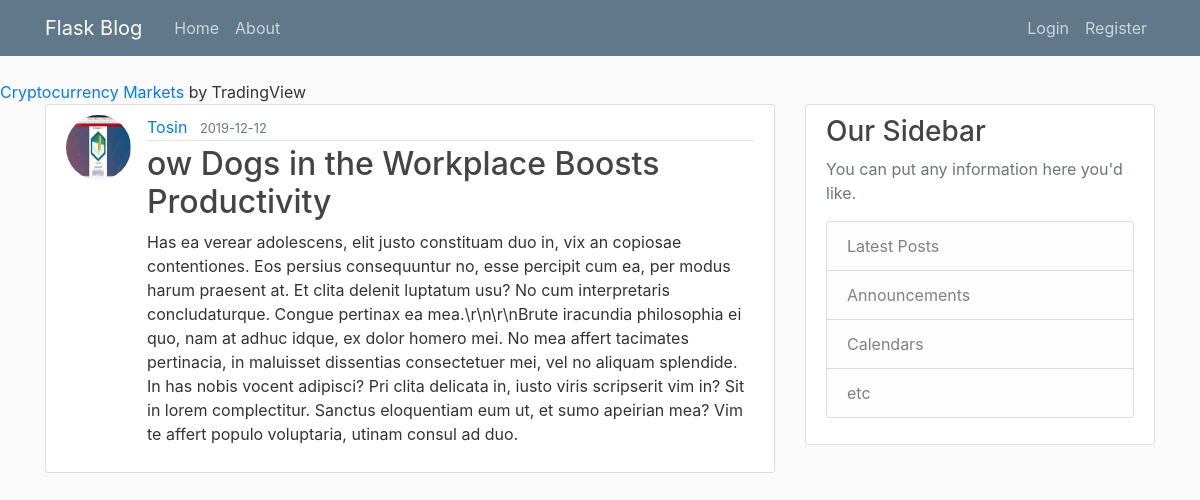
Page /post/13 on the committed database.
### flask_intro/models.py (models this page shows, shortened)
class User(db.Model, UserMixin):
    id = db.Column(db.Integer, primary_key=True)
    fname = db.Column(db.String(20), unique=False, nullable=False)
    lname = db.Column(db.String(20), unique=False, nullable=False)
    email = db.Column(db.String(120), unique=True, nullable=False)
    image_file = db.Column(db.String(20), nullable=False, default='default.png')
    password = db.Column(db.String(60), nullable=False)
    posts = db.relationship('Post', backref='author', lazy=True)

class Post(db.Model):
    id = db.Column(db.Integer, primary_key=True)
    title = db.Column(db.String(100), nullable=False)
    date_posted = db.Column(db.DateTime, nullable=False, default=datetime.utcnow)
    content = db.Column(db.Text, nullable=False)
    user_id = db.Column(db.Integer, db.ForeignKey('user.id'), nullable=False)

### flask_intro/posts/route.py (the view)
@posts.route('/post/<int:post_id>')
def post(post_id):
    post = Post.query.get_or_404(post_id)
    return render_template('post.html', title=post.title, post=post)

### flask_intro/templates/post.html (shortened to what this page needs)
{% extends "layout.html" %}
{% block content %}
        <article class="media content-section">
          <img class="rounded-circle article-img" src="{{ url_for('static', filename='profile_pic/' + post.author.image_file) }}">
          <div class="media-body">
            <div class="article-metadata">
              <a class="mr-2" href="{{ url_for('users.user_post', fname=post.author.fname) }}">{{ post.author.fname }}</a>
              <small class="text-muted">{{ post.date_posted.strftime('%Y-%m-%d') }}</small>
            </div>
            <h2 class="article-title"> {{ post.title }}</h2>
            <p class="article-content">{{ post.content }}</p>
          </div>
        </article>
{% endblock content %}

### flask_intro/static/main.css (style rules this page uses)
body { background: #fafafa; color: #333333; margin-top: 5rem; }
h1, h2, h3, h4, h5, h6 { color: #444444; }
.content-section { background: #ffffff; padding: 10px 20px; border: 1px solid #dddddd; border-radius: 3px; margin-bottom: 20px; }
.article-title { color: #444444; }
.article-content { white-space: pre-line; }
.article-img { height: 65px; width: 65px; margin-right: 16px; }
.article-metadata { padding-bottom: 1px; margin-bottom: 4px; border-bottom: 1px solid #e3e3e3 }

### rows in the picture
User: image_file (picture), author.fname "Tosin"
Post: date_posted "2019-12-12", title "ow Dogs in the Workplace Boosts Productivity", content "Has ea verear adolescens, elit justo constituam duo in, vix an copiosae contentiones. Eos persius consequuntur no, esse percipit cum ea, per modus harum praesent at. Et clita delenit luptatum usu? No cum interpretaris concludaturque. Congue pertinax ea mea.\\r\\n\\r\\nBrute iracundia philosophia ei quo, nam at adhuc idque, ex dolor homero mei. No mea affert tacimates pertinacia, in maluisset dissentias consectetuer mei, vel no aliquam splendide. In has nobis vocent adipisci? Pri clita delicata in, iusto viris scripserit vim in? Sit in lorem complectitur. Sanctus eloquentiam eum ut, et sumo apeirian mea? Vim te affert populo voluptaria, utinam consul ad duo."
